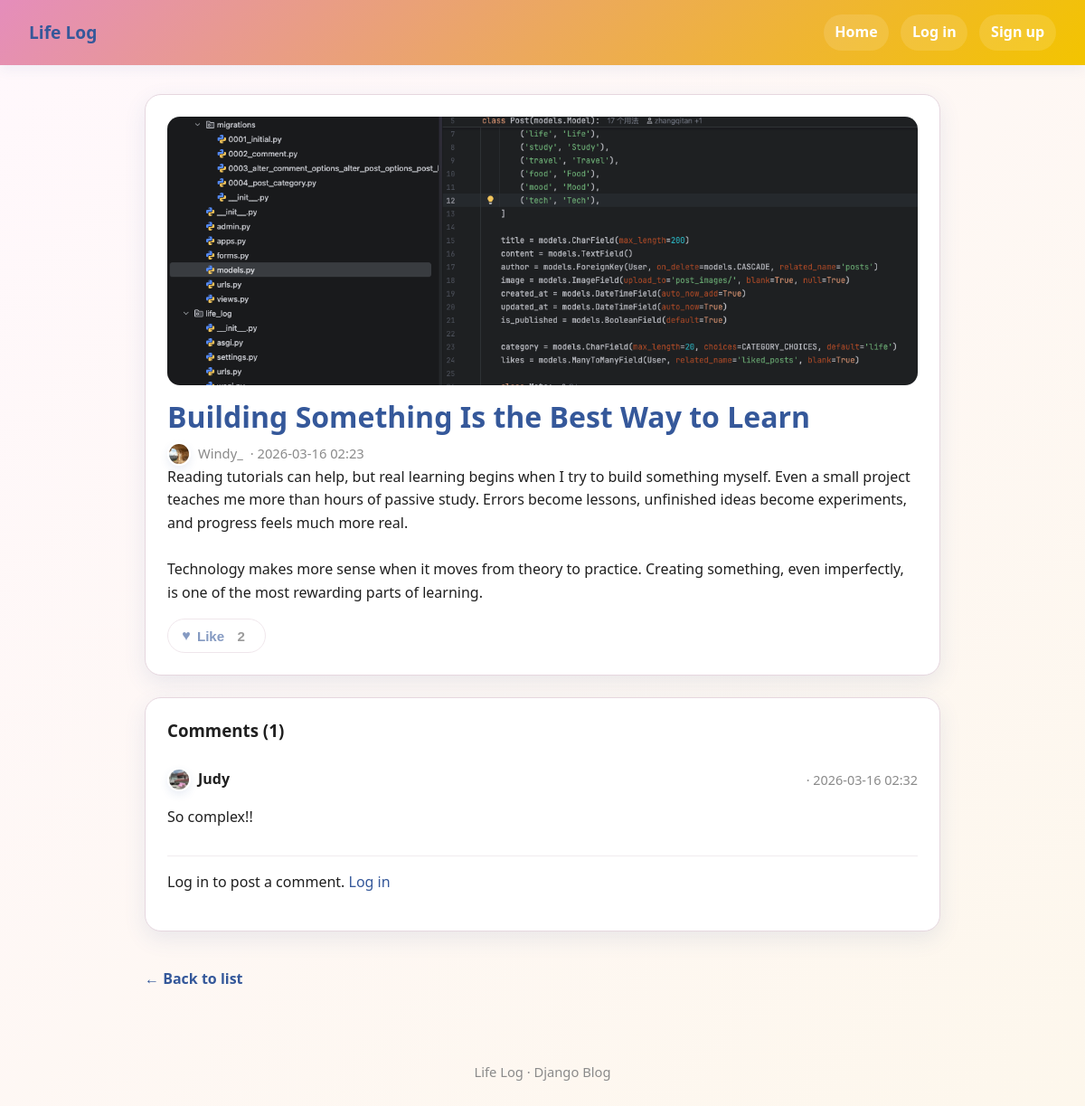
/post/21/, run on the app's committed database.
### blog/models.py (models this page shows, shortened)
class Post(models.Model):
    CATEGORY_CHOICES = [
        ('life', 'Life'),
        ('study', 'Study'),
        ('travel', 'Travel'),
        ('food', 'Food'),
        ('mood', 'Mood'),
        ('tech', 'Tech'),
    ]
    title = models.CharField(max_length=200)
    content = models.TextField()
    author = models.ForeignKey(User, on_delete=models.CASCADE, related_name='posts')
    image = models.ImageField(upload_to='post_images/', blank=True, null=True)
    created_at = models.DateTimeField(auto_now_add=True)
    updated_at = models.DateTimeField(auto_now=True)
    is_published = models.BooleanField(default=True)
    category = models.CharField(max_length=20, choices=CATEGORY_CHOICES, default='life')
    likes = models.ManyToManyField(User, related_name='liked_posts', blank=True)
    class Meta:
        ordering = ['-created_at']
    def total_likes(self):
        return self.likes.count() if hasattr(self, 'likes') else 0

class Comment(models.Model):
    post = models.ForeignKey(Post, on_delete=models.CASCADE, related_name='comments')
    author = models.ForeignKey(User, on_delete=models.CASCADE, related_name='comments')
    content = models.TextField()
    created_at = models.DateTimeField(auto_now_add=True)
    class Meta:
        ordering = ['created_at']

### accounts/models.py (models this page shows, shortened)
class Profile(models.Model):
    user = models.OneToOneField(User, on_delete=models.CASCADE, related_name='profile')
    avatar = models.ImageField(upload_to='avatars/', blank=True, null=True)

### blog/views.py (the view)
# urls.py: path('post/<int:pk>/', views.post_detail, name='post_detail'),
def post_detail(request, pk):
    post = get_object_or_404(Post, pk=pk, is_published=True)
    comments = post.comments.select_related('author').all()
    comment_form = CommentForm() if request.user.is_authenticated else None
    has_liked = False
    if request.user.is_authenticated:
        has_liked = post.likes.filter(pk=request.user.pk).exists()
    return render(request, 'blog/post_detail.html', {
        'post': post,
        'comments': comments,
        'comment_form': comment_form,
        'has_liked': has_liked,
    })

### templates/blog/post_detail.html (shortened to what this page needs)
{% extends 'base.html' %}
{% block content %}
{% load static %}
<article class="card">
    {% if post.image %}
        <img
            src="{{ post.image.url }}"
            alt="{{ post.title }}"
            class="post-image"
            width="1200"
            height="675"
            loading="eager"
            fetchpriority="high"
            decoding="async"
        >
    {% endif %}
    <h1 class="post-detail-title">{{ post.title }}</h1>
    <p class="post-meta">
        <span class="user-mini">
            {% if post.author.profile.avatar %}
                <img
                    class="avatar avatar-sm"
                    src="{{ post.author.profile.avatar.url }}"
                    alt="{{ post.author.username }} avatar"
                    width="40"
                    height="40"
                    loading="lazy"
                    decoding="async"
                >
            {% else %}
                <img
                    class="avatar avatar-sm"
                    src="{% static 'img/avatar-default.png' %}"
                    alt="{{ post.author.username }} avatar"
                    width="40"
                    height="40"
                    loading="lazy"
                    decoding="async"
                >
            {% endif %}
            <span>{{ post.author.username }}</span>
        </span>
        · {{ post.created_at|date:"Y-m-d H:i" }}
    </p>
    <div class="post-content">{{ post.content }}</div>
    <div class="post-actions-bar">
        {% if user.is_authenticated %}
            <button
                type="button"
                class="like-btn {% if has_liked %}liked{% endif %}"
                data-post-id="{{ post.pk }}"
                data-like-url="{% url 'blog:toggle_like' post.pk %}"
                aria-pressed="{% if has_liked %}true{% else %}false{% endif %}"
                aria-label="Like post {{ post.title }}"
            >
                <span class="like-icon">♥</span>
                <span class="like-text">Like</span>
                <span class="like-count">{{ post.total_likes }}</span>
            </button>
        {% else %}
            <button
                type="button"
                class="like-btn"
                disabled
                title="Log in to like posts"
                aria-label="Log in to like post {{ post.title }}"
            >
                <span class="like-icon">♥</span>
                <span class="like-text">Like</span>
                <span class="like-count">{{ post.total_likes }}</span>
            </button>
        {% endif %}
    </div>
</article>
<section class="card comment-section" id="comments" aria-labelledby="comments-heading">
    <h3 id="comments-heading" class="comments-title">Comments ({{ comments|length }})</h3>
    {% for comment in comments %}
        <div class="comment-item">
            <div class="comment-row">
                <div class="comment-head">
                    <span class="user-mini">
                        {% if comment.author.profile.avatar %}
                            <img
                                class="avatar avatar-sm"
                                src="{{ comment.author.profile.avatar.url }}"
                                alt="{{ comment.author.username }} avatar"
                                width="40"
                                height="40"
                                loading="lazy"
                                decoding="async"
                            >
                        {% endif %}
                        <strong>{{ comment.author.username }}</strong>
                    </span>
                    <span class="comment-meta"> · {{ comment.created_at|date:"Y-m-d H:i" }}</span>
                </div>
            </div>
            <p class="comment-text">{{ comment.content }}</p>
        </div>
    {% empty %}
        <p class="comment-empty">No comments yet.</p>
    {% endfor %}
    {% if user.is_authenticated %}
        <form method="post" action="{% url 'blog:comment_create' post.pk %}" class="comment-form">
            {% csrf_token %}
            <div class="form-group">
                <label for="{{ comment_form.content.id_for_label }}" class="sr-only">Write your comment</label>
                {{ comment_form.content }}
                {% if comment_form.content.errors %}
                    <div class="form-errors" role="alert">{{ comment_form.content.errors }}</div>
                {% endif %}
            </div>
            <button type="submit" class="btn btn-primary">Post comment</button>
        </form>
    {% else %}
        <p class="comment-login-note">
            Log in to post a comment.
            <a href="{% url 'accounts:login' %}?next={{ request.path }}">Log in</a>
        </p>
    {% endif %}
</section>
<a href="{% url 'blog:post_list' %}" class="back-link">← Back to list</a>
{% endblock %}

### static/css/site.css (style rules this page uses)
:root { --site-primary: #35589A; --site-primary-hover: #2C4A82; --site-primary-dark: #223B68; --site-pink: #E58DBB; --site-pink-soft: #F2D6E5; --site-yellow: #F3C400; --site-yellow-soft: #F1E2B8; --site-cyan: #32C4F2; --site-cyan-soft: rgba(50, 196, 242, 0.14); --site-orange: #E9782A; --site-bg: #FFF8FC; --site-bg-warm: #FDF7EC; --site-surface: #FFFFFF; --site-surface-soft: #FFFDFD; --site-surface-warm: #FDF7EC; --site-border: #E6D7DF; --site-border-soft: rgba(233, 120, 42, 0.16); --site-text: #1F1F1F; --site-text-secondary: #5A5A5A; --site-text-muted: #8A8A8A; --site-success-bg: #D4EDDA; --site-success-text: #155724; --site-error-bg: #F8D7DA; --site-error-text: #721C24; --site-info-bg: #D1ECF1; --site-info-text: #0C5460; --shadow-soft: 0 4px 14px rgba(53, 88, 154, 0.08); --shadow-card: 0 8px 24px rgba(53, 88, 154, 0.10); --shadow-hover: 0 12px 28px rgba(53, 88, 154, 0.14); --radius-sm: 10px; --radius-md: 14px; --radius-lg: 18px; --radius-xl: 22px; --container-width: 920px; }
* { box-sizing: border-box; }
html, body { margin: 0; padding: 0; }
body { font-family: "Segoe UI", "Microsoft YaHei", sans-serif; background: linear-gradient(135deg, var(--site-bg) 0%, var(--site-bg-warm) 100%); color: var(--site-text); line-height: 1.6; }
img { max-width: 100%; display: block; }
a { color: var(--site-primary); text-decoration: none; transition: color 0.2s ease, background 0.2s ease, transform 0.2s ease; }
h1, h2, h3, h4 { line-height: 1.25; }
.back-link { display: inline-block; margin-top: 1rem; font-weight: 700; }
.card { background: var(--site-surface); border: 1px solid var(--site-border); border-radius: var(--radius-lg); box-shadow: var(--shadow-card); padding: 1.5rem; margin-bottom: 1.5rem; }
.post-image { width: 100%; height: auto; border-radius: 14px; margin-bottom: 0.9rem; }
.post-meta { margin: 0; color: var(--site-text-muted); font-size: 0.92rem; }
.post-detail-title { margin: 0 0 0.5rem; color: var(--site-primary); font-size: 2rem; }
.post-content { white-space: pre-wrap; color: var(--site-text); }
.comment-section { margin-top: 1.5rem; }
.comment-item { padding: 0.85rem 0; border-bottom: 1px solid #F0ECEF; }
.comment-meta { color: var(--site-text-muted); font-size: 0.9rem; }
.post-actions-bar { margin-top: 1rem; display: flex; align-items: center; gap: 0.75rem; }
.like-btn { display: inline-flex; align-items: center; gap: 0.45rem; padding: 0.6rem 0.95rem; border: 1px solid var(--site-border); border-radius: 999px; background: #fff; color: var(--site-primary); cursor: pointer; font-size: 0.95rem; font-weight: 700; transition: transform 0.18s ease, box-shadow 0.18s ease, background 0.18s ease, color 0.18s ease, border-color 0.18s ease; }
.like-btn:disabled { opacity: 0.6; cursor: not-allowed; }
.like-icon { display: inline-block; font-size: 1rem; line-height: 1; transform-origin: center; }
.like-count { display: inline-flex; min-width: 1.4rem; justify-content: center; color: var(--site-text-secondary); }
.avatar { border-radius: 50%; object-fit: cover; display: inline-block; border: 2px solid rgba(255, 255, 255, 0.75); box-shadow: 0 4px 10px rgba(53, 88, 154, 0.10); }
.avatar-sm { width: 26px; height: 26px; }
.user-mini { display: inline-flex; align-items: center; gap: 0.5rem; }
.user-mini img.avatar { display: inline-block; vertical-align: middle; }
.comment-head { display: flex; align-items: center; justify-content: space-between; gap: 12px; }
.comment-head .user-mini { display: inline-flex; align-items: center; gap: 0.5rem; min-width: 0; }
.comment-meta { display: inline-block; color: var(--site-text-muted); font-size: 0.9rem; line-height: 1.2; white-space: nowrap; }
.post-meta { display: flex; align-items: center; gap: 0.5rem; flex-wrap: wrap; }
.post-meta .user-mini { display: inline-flex; align-items: center; gap: 0.5rem; min-width: 0; }
.post-meta .user-mini img.avatar { display: inline-block; vertical-align: middle; }
.post-meta > span, .post-meta > time { display: inline-flex; align-items: center; }
.post-meta { line-height: 1.2; }
.comments-title { margin: 0 0 1rem; }

### data on the page
Post: image (picture), title "Building Something Is the Best Way to Learn", author.username "Windy_", created_at "2026-03-16 02:23", content "Reading tutorials can help, but real learning begins when I try to build something myself. Even a small project teaches me more than hours of passive study. Errors become lessons, unfinished ideas become experiments, and progress feels much more real. Technology makes more sense when it moves from theory to practice. Creating something, even imperfectly, is one of the most rewarding parts of learning.", total_likes "2"
Comment: author.profile.avatar (picture), author.username "Judy", created_at "2026-03-16 02:32", content "So complex!!"

### other printed values
{{ comments|length }} "1"
